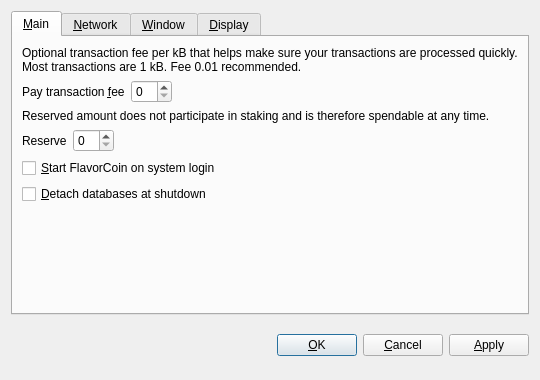
<?xml version="1.0" encoding="UTF-8"?>
<ui version="4.0">
 <class>OptionsDialog</class>
 <widget class="QDialog" name="OptionsDialog">
  <property name="geometry">
   <rect>
    <x>0</x>
    <y>0</y>
    <width>540</width>
    <height>380</height>
   </rect>
  </property>
  <property name="windowTitle">
   <string>Options</string>
  </property>
  <property name="modal">
   <bool>true</bool>
  </property>
  <layout class="QVBoxLayout" name="verticalLayout">
   <item>
    <widget class="QTabWidget" name="tabWidget">
     <property name="tabPosition">
      <enum>QTabWidget::North</enum>
     </property>
     <property name="currentIndex">
      <number>0</number>
     </property>
     <widget class="QWidget" name="tabMain">
      <attribute name="title">
       <string>&amp;Main</string>
      </attribute>
      <layout class="QVBoxLayout" name="verticalLayout_Main">
       <item>
        <widget class="QLabel" name="transactionFeeInfoLabel">
         <property name="text">
          <string>Optional transaction fee per kB that helps make sure your transactions are processed quickly. Most transactions are 1 kB. Fee 0.01 recommended.</string>
         </property>
         <property name="textFormat">
          <enum>Qt::PlainText</enum>
         </property>
         <property name="wordWrap">
          <bool>true</bool>
         </property>
        </widget>
       </item>
       <item>
        <layout class="QHBoxLayout" name="horizontalLayoutFee">
         <item>
          <widget class="QLabel" name="transactionFeeLabel">
           <property name="text">
            <string>Pay transaction &amp;fee</string>
           </property>
           <property name="textFormat">
            <enum>Qt::PlainText</enum>
           </property>
           <property name="buddy">
            <cstring>transactionFee</cstring>
           </property>
          </widget>
         </item>
         <item>
          <widget class="BitcoinAmountField" name="transactionFee"/>
         </item>
         <item>
          <spacer name="horizontalSpacerFee">
           <property name="orientation">
            <enum>Qt::Horizontal</enum>
           </property>
           <property name="sizeHint" stdset="0">
            <size>
             <width>40</width>
             <height>20</height>
            </size>
           </property>
          </spacer>
         </item>
        </layout>
       </item>
       <item>
        <widget class="QLabel" name="reserveBalanceInfoLabel">
         <property name="text">
          <string>Reserved amount does not participate in staking and is therefore spendable at any time.</string>
         </property>
         <property name="textFormat">
          <enum>Qt::PlainText</enum>
         </property>
         <property name="wordWrap">
          <bool>true</bool>
         </property>
        </widget>
       </item>
       <item>
        <layout class="QHBoxLayout" name="horizontalLayoutReserveBalance">
         <item>
          <widget class="QLabel" name="reserveBalanceLabel">
           <property name="text">
            <string>Reserve</string>
           </property>
           <property name="textFormat">
            <enum>Qt::PlainText</enum>
           </property>
           <property name="buddy">
            <cstring>reserveBalance</cstring>
           </property>
          </widget>
         </item>
         <item>
          <widget class="BitcoinAmountField" name="reserveBalance"/>
         </item>
         <item>
          <spacer name="horizontalSpacerReserveBalance">
           <property name="orientation">
            <enum>Qt::Horizontal</enum>
           </property>
           <property name="sizeHint" stdset="0">
            <size>
             <width>40</width>
             <height>20</height>
            </size>
           </property>
          </spacer>
         </item>
        </layout>
       </item>
       <item>
        <widget class="QCheckBox" name="bitcoinAtStartup">
         <property name="toolTip">
          <string>Automatically start FlavorCoin after logging in to the system.</string>
         </property>
         <property name="text">
          <string>&amp;Start FlavorCoin on system login</string>
         </property>
        </widget>
       </item>
       <item>
        <widget class="QCheckBox" name="detachDatabases">
         <property name="toolTip">
          <string>Detach block and address databases at shutdown. This means they can be moved to another data directory, but it slows down shutdown. The wallet is always detached.</string>
         </property>
         <property name="text">
          <string>&amp;Detach databases at shutdown</string>
         </property>
        </widget>
       </item>
       <item>
        <spacer name="verticalSpacer_Main">
         <property name="orientation">
          <enum>Qt::Vertical</enum>
         </property>
         <property name="sizeHint" stdset="0">
          <size>
           <width>20</width>
           <height>40</height>
          </size>
         </property>
        </spacer>
       </item>
      </layout>
     </widget>
     <widget class="QWidget" name="tabNetwork">
      <attribute name="title">
       <string>&amp;Network</string>
      </attribute>
      <layout class="QVBoxLayout" name="verticalLayout_Network">
       <item>
        <widget class="QCheckBox" name="mapPortUpnp">
         <property name="toolTip">
          <string>Automatically open the FlavorCoin client port on the router. This only works when your router supports UPnP and it is enabled.</string>
         </property>
         <property name="text">
          <string>Map port using &amp;UPnP</string>
         </property>
        </widget>
       </item>
       <item>
        <widget class="QCheckBox" name="connectSocks">
         <property name="toolTip">
          <string>Connect to the FlavorCoin network through a SOCKS proxy (e.g. when connecting through Tor).</string>
         </property>
         <property name="text">
          <string>&amp;Connect through SOCKS proxy:</string>
         </property>
        </widget>
       </item>
       <item>
        <layout class="QHBoxLayout" name="horizontalLayout_Network">
         <item>
          <widget class="QLabel" name="proxyIpLabel">
           <property name="text">
            <string>Proxy &amp;IP:</string>
           </property>
           <property name="textFormat">
            <enum>Qt::PlainText</enum>
           </property>
           <property name="buddy">
            <cstring>proxyIp</cstring>
           </property>
          </widget>
         </item>
         <item>
          <widget class="QValidatedLineEdit" name="proxyIp">
           <property name="maximumSize">
            <size>
             <width>140</width>
             <height>16777215</height>
            </size>
           </property>
           <property name="toolTip">
            <string>IP address of the proxy (e.g. 127.0.0.1)</string>
           </property>
          </widget>
         </item>
         <item>
          <widget class="QLabel" name="proxyPortLabel">
           <property name="text">
            <string>&amp;Port:</string>
           </property>
           <property name="textFormat">
            <enum>Qt::PlainText</enum>
           </property>
           <property name="buddy">
            <cstring>proxyPort</cstring>
           </property>
          </widget>
         </item>
         <item>
          <widget class="QLineEdit" name="proxyPort">
           <property name="maximumSize">
            <size>
             <width>55</width>
             <height>16777215</height>
            </size>
           </property>
           <property name="toolTip">
            <string>Port of the proxy (e.g. 9050)</string>
           </property>
          </widget>
         </item>
         <item>
          <widget class="QLabel" name="socksVersionLabel">
           <property name="text">
            <string>SOCKS &amp;Version:</string>
           </property>
           <property name="textFormat">
            <enum>Qt::PlainText</enum>
           </property>
           <property name="buddy">
            <cstring>socksVersion</cstring>
           </property>
          </widget>
         </item>
         <item>
          <widget class="QValueComboBox" name="socksVersion">
           <property name="toolTip">
            <string>SOCKS version of the proxy (e.g. 5)</string>
           </property>
          </widget>
         </item>
         <item>
          <spacer name="horizontalSpacer_Network">
           <property name="orientation">
            <enum>Qt::Horizontal</enum>
           </property>
           <property name="sizeHint" stdset="0">
            <size>
             <width>40</width>
             <height>20</height>
            </size>
           </property>
          </spacer>
         </item>
        </layout>
       </item>
       <item>
        <spacer name="verticalSpacer_Network">
         <property name="orientation">
          <enum>Qt::Vertical</enum>
         </property>
         <property name="sizeHint" stdset="0">
          <size>
           <width>20</width>
           <height>40</height>
          </size>
         </property>
        </spacer>
       </item>
      </layout>
     </widget>
     <widget class="QWidget" name="tabWindow">
      <attribute name="title">
       <string>&amp;Window</string>
      </attribute>
      <layout class="QVBoxLayout" name="verticalLayout_Window">
       <item>
        <widget class="QCheckBox" name="minimizeToTray">
         <property name="toolTip">
          <string>Show only a tray icon after minimizing the window.</string>
         </property>
         <property name="text">
          <string>&amp;Minimize to the tray instead of the taskbar</string>
         </property>
        </widget>
       </item>
       <item>
        <widget class="QCheckBox" name="minimizeOnClose">
         <property name="toolTip">
          <string>Minimize instead of exit the application when the window is closed. When this option is enabled, the application will be closed only after selecting Quit in the menu.</string>
         </property>
         <property name="text">
          <string>M&amp;inimize on close</string>
         </property>
        </widget>
       </item>
       <item>
        <spacer name="verticalSpacer_Window">
         <property name="orientation">
          <enum>Qt::Vertical</enum>
         </property>
         <property name="sizeHint" stdset="0">
          <size>
           <width>20</width>
           <height>40</height>
          </size>
         </property>
        </spacer>
       </item>
      </layout>
     </widget>
     <widget class="QWidget" name="tabDisplay">
      <attribute name="title">
       <string>&amp;Display</string>
      </attribute>
      <layout class="QVBoxLayout" name="verticalLayout_Display">
       <item>
        <layout class="QHBoxLayout" name="horizontalLayout_1_Display">
         <item>
          <widget class="QLabel" name="langLabel">
           <property name="text">
            <string>User Interface &amp;language:</string>
           </property>
           <property name="textFormat">
            <enum>Qt::PlainText</enum>
           </property>
           <property name="buddy">
            <cstring>lang</cstring>
           </property>
          </widget>
         </item>
         <item>
          <widget class="QValueComboBox" name="lang">
           <property name="toolTip">
            <string>The user interface language can be set here. This setting will take effect after restarting FlavorCoin.</string>
           </property>
          </widget>
         </item>
        </layout>
       </item>
       <item>
        <layout class="QHBoxLayout" name="horizontalLayout_2_Display">
         <item>
          <widget class="QLabel" name="unitLabel">
           <property name="text">
            <string>&amp;Unit to show amounts in:</string>
           </property>
           <property name="textFormat">
            <enum>Qt::PlainText</enum>
           </property>
           <property name="buddy">
            <cstring>unit</cstring>
           </property>
          </widget>
         </item>
         <item>
          <widget class="QValueComboBox" name="unit">
           <property name="toolTip">
            <string>Choose the default subdivision unit to show in the interface and when sending coins.</string>
           </property>
          </widget>
         </item>
        </layout>
       </item>
       <item>
        <widget class="QCheckBox" name="displayAddresses">
         <property name="toolTip">
          <string>Whether to show FlavorCoin addresses in the transaction list or not.</string>
         </property>
         <property name="text">
          <string>&amp;Display addresses in transaction list</string>
         </property>
        </widget>
       </item>
       <item>
        <widget class="QCheckBox" name="coinControlFeatures">
         <property name="toolTip">
          <string>Whether to show coin control features or not.</string>
         </property>
         <property name="text">
          <string>Display coin &amp;control features (experts only!)</string>
         </property>
        </widget>
       </item>
       <item>
        <spacer name="verticalSpacer_Display">
         <property name="orientation">
          <enum>Qt::Vertical</enum>
         </property>
         <property name="sizeHint" stdset="0">
          <size>
           <width>20</width>
           <height>40</height>
          </size>
         </property>
        </spacer>
       </item>
      </layout>
     </widget>
    </widget>
   </item>
   <item>
    <layout class="QHBoxLayout" name="horizontalLayout_Buttons">
     <item>
      <spacer name="horizontalSpacer_1">
       <property name="orientation">
        <enum>Qt::Horizontal</enum>
       </property>
       <property name="sizeHint" stdset="0">
        <size>
         <width>40</width>
         <height>48</height>
        </size>
       </property>
      </spacer>
     </item>
     <item>
      <widget class="QLabel" name="statusLabel">
       <property name="font">
        <font>
         <weight>75</weight>
         <bold>true</bold>
        </font>
       </property>
       <property name="text">
        <string/>
       </property>
       <property name="textFormat">
        <enum>Qt::PlainText</enum>
       </property>
       <property name="wordWrap">
        <bool>true</bool>
       </property>
      </widget>
     </item>
     <item>
      <spacer name="horizontalSpacer_2">
       <property name="orientation">
        <enum>Qt::Horizontal</enum>
       </property>
       <property name="sizeHint" stdset="0">
        <size>
         <width>40</width>
         <height>48</height>
        </size>
       </property>
      </spacer>
     </item>
     <item>
      <widget class="QPushButton" name="okButton">
       <property name="text">
        <string>&amp;OK</string>
       </property>
      </widget>
     </item>
     <item>
      <widget class="QPushButton" name="cancelButton">
       <property name="text">
        <string>&amp;Cancel</string>
       </property>
       <property name="autoDefault">
        <bool>false</bool>
       </property>
      </widget>
     </item>
     <item>
      <widget class="QPushButton" name="applyButton">
       <property name="text">
        <string>&amp;Apply</string>
       </property>
       <property name="autoDefault">
        <bool>false</bool>
       </property>
      </widget>
     </item>
    </layout>
   </item>
  </layout>
 </widget>
 <customwidgets>
  <customwidget>
   <class>BitcoinAmountField</class>
   <extends>QSpinBox</extends>
   <header>bitcoinamountfield.h</header>
  </customwidget>
  <customwidget>
   <class>QValueComboBox</class>
   <extends>QComboBox</extends>
   <header>qvaluecombobox.h</header>
  </customwidget>
  <customwidget>
   <class>QValidatedLineEdit</class>
   <extends>QLineEdit</extends>
   <header>qvalidatedlineedit.h</header>
  </customwidget>
 </customwidgets>
 <resources/>
 <connections/>
</ui>
